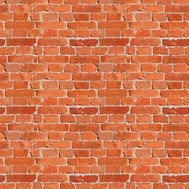
#> input picture PDI/trab-n1/images/tijolo.jpg, 189 x 189 px, shrunk from 740 x 740 before the run, given in place of lena.png, which was not available
$ python main.py
#> lines starting #> are read from the running program, lines starting #| are printed output that depends on the picture; pictures that were not available may be replaced by others from this repository, and a replacement may not be noted
import numpy as np
import cv2
import matplotlib.pyplot as plt
import math as m

def load_image(file_path):
#> called with file_path = '..\\images\\lena.png'
    img = cv2.imread(file_path)
#> img is the input picture: shape (189, 189, 3); mean B, G, R 77.9, 117.1, 210
    img_gray = cv2.cvtColor(img, cv2.COLOR_BGR2GRAY)
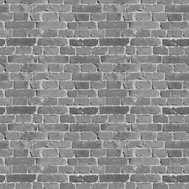
#> img_gray: shape (189, 189); min 30, max 234, mean 140.4
#> the answer given: 3
#> the answer given: 1
    return img_gray

def pad_image(image, c):
#> called with c = 1
    padded_image = np.pad(image, ((c, c), (c, c)), mode='constant')
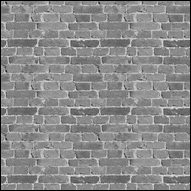
#> padded_image: shape (191, 191); min 0, max 234, mean 137.5
    return padded_image

def convolve(image, kernel, c):
    height, width = image.shape
    k_height, k_width = kernel.shape

    # Criando uma matriz de zeros para armazenar o resultado da convolução
    result = np.zeros_like(image, dtype=float)

    # Aplicando a convolução
    for y in range(c, height - c):
        for x in range(c, width - c):
            region = image[y-c:y+c+1, x-c:x+c+1]
            result[y, x] = np.sum(region * kernel)

    return result

def create_sobel_kernel():
    kernel_x = np.array([[-1, 0, 1],
                         [-2, 0, 2],
                         [-1, 0, 1]])
    kernel_y = np.array([[-1, -2, -1],
                         [ 0,  0,  0],
                         [ 1,  2,  1]])
    return kernel_x, kernel_y

def create_prewitt_kernel():
    kernel_x = np.array([[-1, 0, 1],
                         [-1, 0, 1],
                         [-1, 0, 1]])
    kernel_y = np.array([[-1, -1, -1],
                         [ 0,  0,  0],
                         [ 1,  1,  1]])
    return kernel_x, kernel_y

def create_laplacian_kernel():
    kernel_1 = np.array([[ 0, 1, 0],
                         [ 1,-4, 1],
                         [ 0, 1, 0]])
    kernel_2 = np.array([[ 1,  1,  1],
                         [ 1, -8,  1],
                         [ 1,  1,  1]])
    kernel_3 = np.array([[  0,-1,  0],
                         [ -1, 4, -1],
                         [ 0, -1,  0]])
    kernel_4 = np.array([[-1, -1, -1],
                         [ -1, 8, -1],
                         [ -1,-1, -1]])

    return kernel_1, kernel_2, kernel_3, kernel_4

def apply_filter(image, kernel, n, padding):
    c = int(kernel.shape[0] / 2)
    if padding:
        image = pad_image(image, c)
    filtered_image_x = image.copy()
    for _ in range(n):
        filtered_image_x = convolve(filtered_image_x, kernel, c)
    filtered_image_x[filtered_image_x < 0] = 0
    return filtered_image_x

def apply_x_filter(image, kernel, n, padding):
    c = int(kernel.shape[0] / 2)
    if padding:
        image = pad_image(image, c)
    filtered_image_x = image.copy()
    for _ in range(n):
        filtered_image_x = convolve(filtered_image_x, kernel, c)
    filtered_image_x[filtered_image_x < 0] = 0
    return filtered_image_x

def apply_y_filter(image, kernel, n, padding):
#> called with kernel = array of shape (3, 3), n = 3, padding = 1
    c = int(kernel.shape[0] / 2)
    if padding:
        image = pad_image(image, c)
    filtered_image_y = image.copy()
    for _ in range(n):
        filtered_image_y = convolve(filtered_image_y, kernel, c)
#> this loop made 3 passes
#> pass 1, in apply_y_filter, `filtered_image_y = convolve(filtered_image_y, kernel, c)`:
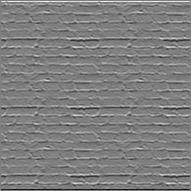
#> filtered_image_y: shape (191, 191) float64; min -691, max 694, mean 0.1; drawn with min black and max white
    filtered_image_y[filtered_image_y < 0] = 0
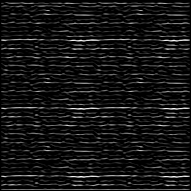
#> filtered_image_y: shape (191, 191) float64; min 0, max 20540, mean 1706.1; drawn with min black and max white
    return filtered_image_y

def main():
    file_path = r'..\images\lena.png'
    img = load_image(file_path)
    kernel_s_x, kernel_s_y = create_sobel_kernel()
    kernel_p_x, kernel_p_y = create_prewitt_kernel()
    kernel_l_1, kernel_l_2, kernel_l_3, kernel_l_4 = create_laplacian_kernel()
    n = int(input('Informe o número de aplicações do filtro: '))
    padding = int(input('Você deseja realizar Padding? (1 para sim, 0 para não): '))
    sobel_x = apply_x_filter(img, kernel_s_x, n, padding)
    sobel_y = apply_y_filter(img, kernel_s_y, n, padding)
    sobel = np.sqrt(sobel_x**2 + sobel_y**2)
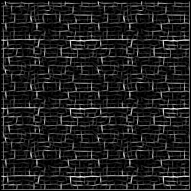
#> sobel: shape (191, 191) float64; min 0, max 22040.5, mean 2604.1; drawn with min black and max white
    prewitt_x = apply_x_filter(img, kernel_p_x, n, padding)
    prewitt_y = apply_y_filter(img, kernel_p_y, n, padding)
    prewitt = np.sqrt(sobel_x**2 + sobel_y**2)
    laplacian_1 = apply_filter(img, kernel_l_1, n, padding)
    laplacian_2 = apply_filter(img, kernel_l_2, n, padding)
    laplacian_3 = apply_filter(img, kernel_l_3, n, padding)
#> call 3 of apply_filter, with kernel = array of shape (3, 3), n = 3, padding = 1
#> in apply_filter (call 3), `filtered_image_x[filtered_image_x < 0] = 0`:
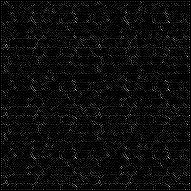
#> filtered_image_x: shape (191, 191) float64; min 0, max 7232, mean 410.2; drawn with min black and max white
    laplacian_4 = apply_filter(img, kernel_l_4, n, padding)
#> call 4 of apply_filter, with kernel = array of shape (3, 3), n = 3, padding = 1
#> in apply_filter (call 4), `filtered_image_x[filtered_image_x < 0] = 0`:
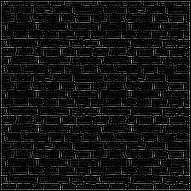
#> filtered_image_x: shape (191, 191) float64; min 0, max 57890, mean 4315.6; drawn with min black and max white

    # Normalizando os resultados para o intervalo [0, 1]
    sobel_x = sobel_x / np.max(sobel_x)
    sobel_y = sobel_y / np.max(sobel_y)

    sobel = np.sqrt(sobel_x**2 + sobel_y**2)

    # Normalizando os resultados para o intervalo [0, 1]
    prewitt_x = prewitt_x / np.max(prewitt_x)
    prewitt_y = prewitt_y / np.max(prewitt_y)

    prewitt = np.sqrt(sobel_x**2 + sobel_y**2)

    # Normalizando os resultados para o intervalo [0, 1]

    laplacian_1 = laplacian_1/ np.max(laplacian_1)
    laplacian_2 = laplacian_2/ np.max(laplacian_2)
    laplacian_3 = laplacian_3/ np.max(laplacian_3)
    laplacian_4 = laplacian_4/ np.max(laplacian_4)

    plt.figure(figsize=(15,5))

    plt.subplot(1, 5, 1)
    plt.imshow(img, cmap='gray')
    plt.title('Imagem Original')

    plt.subplot(1, 5, 2)
    plt.imshow(laplacian_1, cmap='gray')
    plt.title('Filtro Laplaciano 1')

    plt.subplot(1, 5, 3)
    plt.imshow(laplacian_2, cmap='gray')
    plt.title('Filtro Laplaciano 2')

    plt.subplot(1, 5, 4)
    plt.imshow(laplacian_3, cmap='gray')
    plt.title('Filtro Laplaciano 3')

    plt.subplot(1, 5, 5)
    plt.imshow(laplacian_4, cmap='gray')
    plt.title('Filtro Laplaciano 4')


    plt.figure(figsize=(15,5))

    plt.subplot(1, 3, 1)
    plt.imshow(img, cmap='gray')
    plt.title('Filtro Prewitt Y')

    plt.subplot(1, 3, 2)
    plt.imshow(sobel, cmap='gray')
    plt.title('Filtro Sobel')

    plt.subplot(1, 3, 3)
    plt.imshow(prewitt, cmap='gray')
    plt.title('Filtro Prewitt')

    plt.show()

if __name__ == "__main__":
    main()
